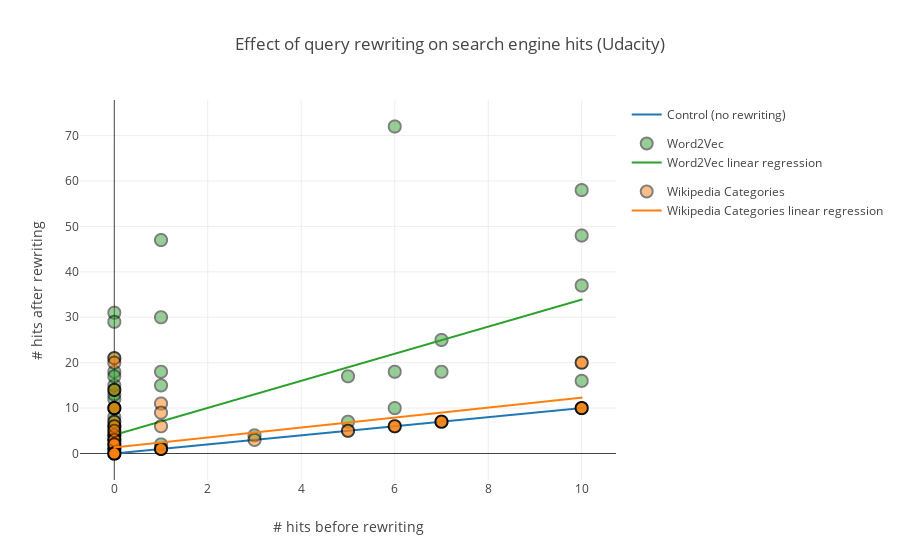

This figure's notebook cell:
### Code cell
# reference: https://plot.ly/python/reference/#scattergl

traceControl = go.Scattergl(
    x = xs,
    y = xs,
    mode = 'lines',
    name = 'Control (no rewriting)',
    hoverinfo = 'text+name',
#     opacity = 0.3,
    line = dict(
#         color = 'rgb(0,0,0)',
#         opacity = 0.3
        color = color_strings[0]
    )
)

def plotSeriesWithRegression(xs, ys, name, color):
    # setting legend group lets user toggle the series AND its
    # line of best fit together
    legendgroup_name = '%s group' % name
    
    # plot points
    traceScatter = go.Scattergl(
        x = xs,
        y = ys,
        mode = 'markers',
        name = name,
        legendgroup = legendgroup_name,
        marker = dict(
            color = color,
            opacity = 0.5,
            size = 12,
            line = dict(
                width = 2,
                color = 'rgb(0, 0, 0)'
            )
        )
    )
    
    # plot line of best fit
    slope, intercept, r_value, p_value, std_err = scipy.stats.linregress(xs, ys)
    line_of_best_fit = np.poly1d([slope, intercept])
    r_squared = r_value ** 2
    
    # to show line of best fit
    # y = %.2fx + %.2f, r^2 = %.2f' % (slope, intercept, r_squared),
    
    traceRegression = go.Scattergl(
        x = np.unique(xs),
        y = line_of_best_fit(np.unique(xs)),
        mode = 'lines',
        name = name + ' linear regression',
        legendgroup = legendgroup_name,
        hoverinfo = 'text+name',
        line = dict(
            color = color
        )
    )
    
    return [traceScatter, traceRegression]


# plot wiki
wikiTraces = plotSeriesWithRegression(xs, ys, name='Wikipedia Categories', color=color_strings[1])
w2vTraces = plotSeriesWithRegression(xs, y2, name='Word2Vec', color=color_strings[2])

plot = [traceControl] + w2vTraces + wikiTraces

layout = go.Layout(
    title='Effect of query rewriting on search engine hits (edX)',
    xaxis=dict(
        title='# hits before rewriting'
    ),
    yaxis=dict(
        title='# hits after rewriting'
    )
)

fig = go.Figure(data=plot, layout=layout)

# Plot and embed in ipython notebook!
py.iplot(fig)

### Figure 1 — Plotly figure (JSON) as saved in the notebook; plotly's stock layout.template omitted (floating-point values rounded to 4 significant figures)
{"data": [{"hoverinfo": "text+name", "line": {"color": "rgb(31,119,180)"}, "mode": "lines", "name": "Control (no rewriting)", "type": "scattergl", "x": [0, 10, 0, 10, 1, 3, 1, 10, 0, 0, 0, 6, 0, 0, 0, 0, 0, 0, 0, 0, 0, 0, 0, 0, 10, 0, 0, 0, 0, 6, 0, 0, 0, 0, 0, 0, 0, 0, 0, 0, 7, 0, 0, 0, 0, 0, 0, 0, 0, 0, 0, 0, 0, 0, 0, 1, 7, 0, 0, 0, 0, 0, 5, 0, 1, 1, 0, 1, 0, 0, 0, 0, 0, 0, 0, 0, 0, 0, 0, 0, 0, 0, 0, 0, 0, 0, 10, 0, 0, 0, 0, 7, 6, 0, 0, 0, 0, 0, 0, 0, 0, 0, 0, 0, 0, 0, 0, 0, 5, 0, 0, 0, 0, 0], "y": [0, 10, 0, 10, 1, 3, 1, 10, 0, 0, 0, 6, 0, 0, 0, 0, 0, 0, 0, 0, 0, 0, 0, 0, 10, 0, 0, 0, 0, 6, 0, 0, 0, 0, 0, 0, 0, 0, 0, 0, 7, 0, 0, 0, 0, 0, 0, 0, 0, 0, 0, 0, 0, 0, 0, 1, 7, 0, 0, 0, 0, 0, 5, 0, 1, 1, 0, 1, 0, 0, 0, 0, 0, 0, 0, 0, 0, 0, 0, 0, 0, 0, 0, 0, 0, 0, 10, 0, 0, 0, 0, 7, 6, 0, 0, 0, 0, 0, 0, 0, 0, 0, 0, 0, 0, 0, 0, 0, 5, 0, 0, 0, 0, 0]}, {"legendgroup": "Word2Vec group", "marker": {"color": "rgb(44,160,44)", "line": {"color": "rgb(0, 0, 0)", "width": 2}, "opacity": 0.5, "size": 12}, "mode": "markers", "name": "Word2Vec", "type": "scattergl", "x": [0, 10, 0, 10, 1, 3, 1, 10, 0, 0, 0, 6, 0, 0, 0, 0, 0, 0, 0, 0, 0, 0, 0, 0, 10, 0, 0, 0, 0, 6, 0, 0, 0, 0, 0, 0, 0, 0, 0, 0, 7, 0, 0, 0, 0, 0, 0, 0, 0, 0, 0, 0, 0, 0, 0, 1, 7, 0, 0, 0, 0, 0, 5, 0, 1, 1, 0, 1, 0, 0, 0, 0, 0, 0, 0, 0, 0, 0, 0, 0, 0, 0, 0, 0, 0, 0, 10, 0, 0, 0, 0, 7, 6, 0, 0, 0, 0, 0, 0, 0, 0, 0, 0, 0, 0, 0, 0, 0, 5, 0, 0, 0, 0, 0], "y": [6, 58, 8, 10, 18, 4, 47, 16, 0, 0, 10, 18, 0, 1, 18, 1, 2, 0, 0, 0, 0, 3, 0, 6, 37, 4, 0, 0, 0, 72, 3, 0, 1, 0, 0, 1, 5, 0, 2, 2, 25, 0, 4, 0, 0, 12, 0, 0, 10, 0, 0, 0, 0, 0, 10, 1, 7, 3, 0, 31, 0, 10, 17, 6, 30, 15, 14, 2, 5, 0, 0, 0, 0, 0, 13, 21, 0, 10, 15, 3, 0, 0, 0, 14, 1, 1, 48, 0, 0, 7, 0, 18, 10, 0, 0, 0, 17, 29, 0, 3, 2, 1, 6, 0, 0, 4, 0, 0, 7, 2, 0, 0, 0, 0]}, {"hoverinfo": "text+name", "legendgroup": "Word2Vec group", "line": {"color": "rgb(44,160,44)"}, "mode": "lines", "name": "Word2Vec linear regression", "type": "scattergl", "x": [0, 1, 3, 5, 6, 7, 10], "y": [4.079, 7.06, 13.02, 18.98, 21.97, 24.95, 33.89]}, {"legendgroup": "Wikipedia Categories group", "marker": {"color": "rgb(255,127,14)", "line": {"color": "rgb(0, 0, 0)", "width": 2}, "opacity": 0.5, "size": 12}, "mode": "markers", "name": "Wikipedia Categories", "type": "scattergl", "x": [0, 10, 0, 10, 1, 3, 1, 10, 0, 0, 0, 6, 0, 0, 0, 0, 0, 0, 0, 0, 0, 0, 0, 0, 10, 0, 0, 0, 0, 6, 0, 0, 0, 0, 0, 0, 0, 0, 0, 0, 7, 0, 0, 0, 0, 0, 0, 0, 0, 0, 0, 0, 0, 0, 0, 1, 7, 0, 0, 0, 0, 0, 5, 0, 1, 1, 0, 1, 0, 0, 0, 0, 0, 0, 0, 0, 0, 0, 0, 0, 0, 0, 0, 0, 0, 0, 10, 0, 0, 0, 0, 7, 6, 0, 0, 0, 0, 0, 0, 0, 0, 0, 0, 0, 0, 0, 0, 0, 5, 0, 0, 0, 0, 0], "y": [10, 10, 4, 20, 11, 3, 9, 20, 0, 0, 0, 6, 0, 0, 0, 1, 0, 0, 0, 0, 0, 0, 0, 1, 10, 0, 0, 0, 3, 6, 0, 0, 0, 0, 0, 7, 0, 0, 0, 0, 7, 0, 4, 6, 0, 0, 3, 0, 3, 3, 0, 14, 0, 5, 0, 6, 7, 0, 0, 0, 0, 0, 5, 0, 1, 1, 0, 1, 0, 0, 0, 0, 0, 0, 0, 0, 0, 0, 0, 0, 0, 0, 0, 21, 0, 0, 10, 0, 2, 0, 0, 7, 6, 0, 0, 0, 20, 0, 0, 0, 0, 0, 0, 0, 0, 2, 0, 0, 5, 0, 10, 0, 0, 0]}, {"hoverinfo": "text+name", "legendgroup": "Wikipedia Categories group", "line": {"color": "rgb(255,127,14)"}, "mode": "lines", "name": "Wikipedia Categories linear regression", "type": "scattergl", "x": [0, 1, 3, 5, 6, 7, 10], "y": [1.329, 2.426, 4.62, 6.814, 7.911, 9.007, 12.3]}], "layout": {"title": "Effect of query rewriting on search engine hits (Udacity)", "xaxis": {"title": "# hits before rewriting"}, "yaxis": {"title": "# hits after rewriting"}}}
